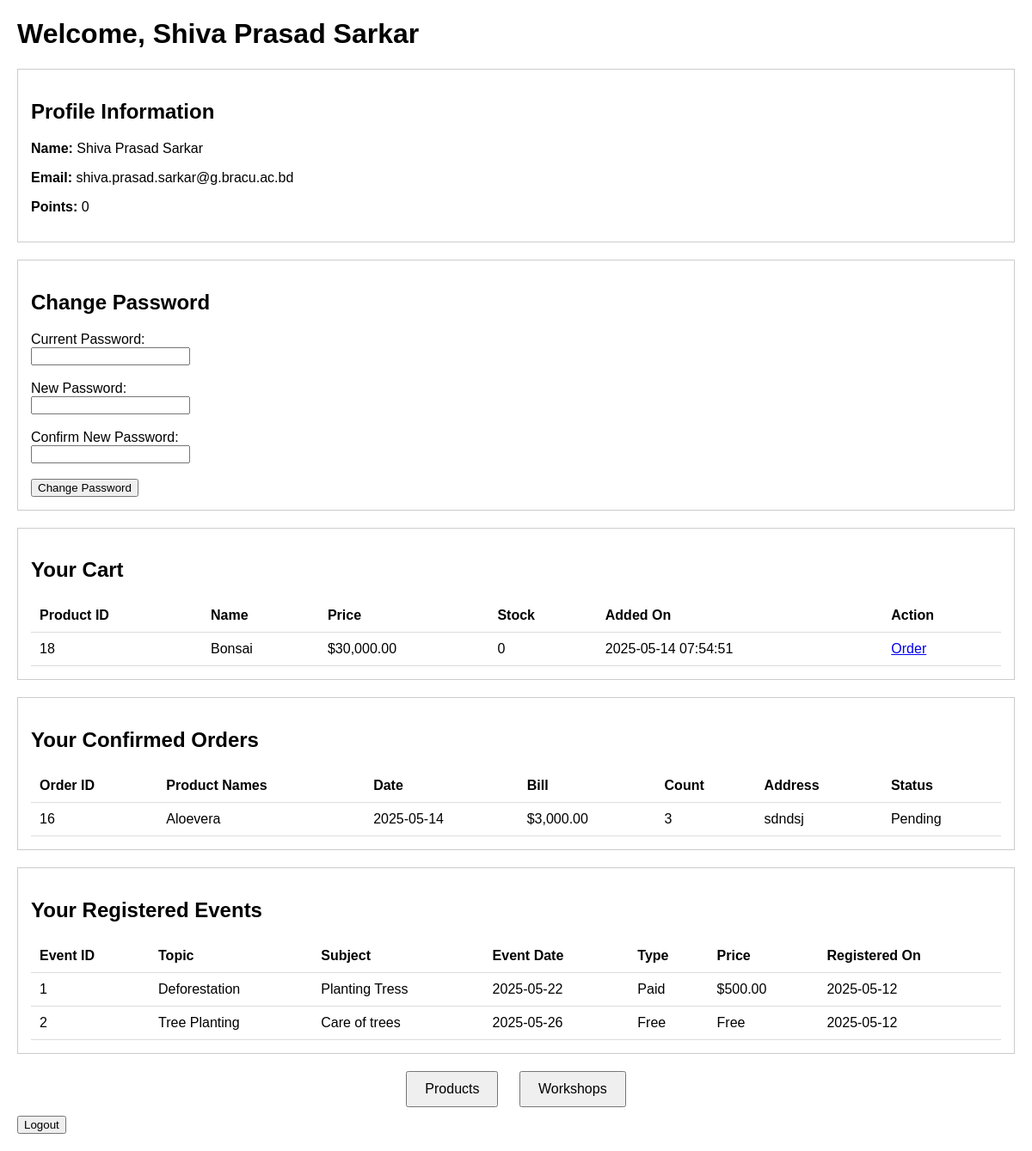
/user.php (signed in), run on the app's committed database.
### tables this page shows
CREATE TABLE `customers` (
  `ID` int(11) NOT NULL,
  `Name` varchar(40) NOT NULL,
  `Phone` varchar(15) DEFAULT NULL,
  `Email` varchar(100) DEFAULT NULL,
  `Points` int(11) DEFAULT 0,
  `Type` enum('Guest','Registered') NOT NULL,
  `Coupon` varchar(50) DEFAULT NULL,
  `RegisteredPoints` int(11) DEFAULT NULL,
  `Password` varchar(255) DEFAULT NULL
);

CREATE TABLE `cart` (
  `CustomerID` int(11) NOT NULL,
  `ProductID` int(11) NOT NULL,
  `AddedOn` datetime DEFAULT current_timestamp()
);

CREATE TABLE `products` (
  `ID` int(11) NOT NULL,
  `Name` varchar(100) NOT NULL,
  `Category` enum('Accessories','Plants') NOT NULL,
  `SubType` varchar(20) NOT NULL,
  `Price` decimal(10,2) NOT NULL,
  `Stock` int(11) DEFAULT 0,
  `Ratings` decimal(3,2) DEFAULT NULL,
  `Details` text DEFAULT NULL
);

CREATE TABLE `orders` (
  `ID` int(11) NOT NULL,
  `CustomerID` int(11) NOT NULL,
  `Product_Id` int(10) NOT NULL,
  `Date` date DEFAULT NULL,
  `Bill` decimal(10,2) DEFAULT NULL,
  `Count` int(11) DEFAULT NULL,
  `Address` varchar(100) NOT NULL
);

CREATE TABLE `customers_workshops` (
  `CustomerID` int(11) NOT NULL,
  `WorkshopID` int(11) NOT NULL,
  `AccessPass` varchar(50) DEFAULT NULL,
  `Date` date NOT NULL
);

CREATE TABLE `workshops` (
  `WID` int(11) NOT NULL,
  `Topic` varchar(100) NOT NULL,
  `Subject` varchar(100) DEFAULT NULL,
  `Date` date DEFAULT NULL,
  `Type` enum('Free','Paid') NOT NULL,
  `CreatedBy` int(11) NOT NULL,
  `Points` int(11) DEFAULT NULL,
  `Price` decimal(10,2) DEFAULT NULL
);

### user.php (the view, shortened to what this page needs)
<?php
$mysqli = new mysqli("localhost", "root", "", "ecogrow");
$user_id = $_SESSION['customer_id'];
$stmt = $mysqli->prepare("SELECT ID, Name, Email, Password, Type, Points FROM Customers WHERE ID = ?");
$stmt->bind_param("i", $user_id);
$stmt->execute();
$result = $stmt->get_result();
$user = $result->fetch_assoc();
$stmt_cart = $mysqli->prepare("SELECT c.ProductID, c.AddedOn, p.Name, p.Price, p.Stock
                               FROM Cart c
                               JOIN Products p ON c.ProductID = p.ID
                               WHERE c.CustomerID = ?");
$stmt_cart->bind_param("i", $user_id);
$stmt_cart->execute();
$cart_result = $stmt_cart->get_result();
$cart_items = [];
while ($row = $cart_result->fetch_assoc()) {
    $cart_items[] = $row;
}
$stmt_orders = $mysqli->prepare("
    SELECT o.ID AS order_id,
           o.Date,
           o.Bill,
           o.Count,
           o.Address,
           COALESCE(a.IsPending, 1) AS IsPending,
           GROUP_CONCAT(p.Name SEPARATOR ', ') AS ProductNames
    FROM Orders o
    LEFT JOIN Admin_Confirms_Orders a ON o.ID = a.OrderID
    JOIN Products p ON o.Product_Id = p.ID
    WHERE o.CustomerID = ?
    GROUP BY o.ID
    ORDER BY o.Date DESC
");
$stmt_orders->bind_param("i", $user_id);
$stmt_orders->execute();
$result_orders = $stmt_orders->get_result();
$orders = [];
while ($order = $result_orders->fetch_assoc()) {
    $orders[] = $order;
}
$stmt_events = $mysqli->prepare("
    SELECT w.WID, w.Topic, w.Subject, w.Date, w.Type, w.Price, cw.Date AS RegistrationDate
    FROM Workshops w
    JOIN Customers_Workshops cw ON w.WID = cw.WorkshopID
    WHERE cw.CustomerID = ?
    ORDER BY w.Date ASC
");
$stmt_events->bind_param("i", $user_id);
$stmt_events->execute();
$result_events = $stmt_events->get_result();
$registered_events = [];
while ($event = $result_events->fetch_assoc()) {
    $registered_events[] = $event;
}
?>
<!DOCTYPE html>
<html lang="en">
<head>
</head>
<body>
    <h1>Welcome, <?php echo htmlspecialchars($user['Name']); ?></h1>
    <div class="profile">
        <h2>Profile Information</h2>
        <p><strong>Name:</strong> <?php echo htmlspecialchars($user['Name']); ?></p>
        <p><strong>Email:</strong> <?php echo htmlspecialchars($user['Email']); ?></p>
        <p><strong>Points:</strong> <?php echo $user['Points']; ?></p>
    </div>
    <div class="password-change">
        <h2>Change Password</h2>
        <?php
        if ($user['Type'] === 'Registered') {
        ?>
        <form method="post" action="">
            <label for="current_password">Current Password:</label><br>
            <input type="password" name="current_password" id="current_password" required><br><br>
            <label for="new_password">New Password:</label><br>
            <input type="password" name="new_password" id="new_password" required><br><br>
            <label for="confirm_new_password">Confirm New Password:</label><br>
            <input type="password" name="confirm_new_password" id="confirm_new_password" required><br><br>
            <input type="submit" name="change_password" value="Change Password">
        </form>
        <?php
        } else {
            echo "<p>You are a guest user, so the password change option is not available.</p>";
        }
        ?>
    </div>
    <div class="cart">
        <h2>Your Cart</h2>
        <?php if (count($cart_items) > 0) { ?>
        <table>
            <thead>
                <tr>
                    <th>Product ID</th>
                    <th>Name</th>
                    <th>Price</th>
                    <th>Stock</th>
                    <th>Added On</th>
                    <th>Action</th>
                </tr>
            </thead>
            <tbody>
                <?php foreach ($cart_items as $item) { ?>
                <tr>
                    <td><?php echo htmlspecialchars($item['ProductID']); ?></td>
                    <td><?php echo htmlspecialchars($item['Name']); ?></td>
                    <td>$<?php echo number_format($item['Price'], 2); ?></td>
                    <td><?php echo htmlspecialchars($item['Stock']); ?></td>
                    <td><?php echo htmlspecialchars($item['AddedOn']); ?></td>
                    <td>
                        <a href="order.php?productid=<?php echo urlencode($item['ProductID']); ?>">Order</a>
                    </td>
                </tr>
                <?php } ?>
            </tbody>
        </table>
        <?php } else { ?>
            <p>Your cart is empty.</p>
        <?php } ?>
    </div>
    <div class="orders">
        <h2>Your Confirmed Orders</h2>
        <?php if (count($orders) > 0) { ?>
        <table>
            <thead>
                <tr>
                    <th>Order ID</th>
                    <th>Product Names</th>
                    <th>Date</th>
                    <th>Bill</th>
                    <th>Count</th>
                    <th>Address</th>
                    <th>Status</th>
                </tr>
            </thead>
            <tbody>
                <?php foreach ($orders as $order) {
                    $status = ($order['IsPending'] == 1) ? "Pending" : "Placed";
                ?>
                <tr>
                    <td><?php echo htmlspecialchars($order['order_id']); ?></td>
                    <td><?php echo htmlspecialchars($order['ProductNames']); ?></td>
                    <td><?php echo htmlspecialchars($order['Date']); ?></td>
                    <td>$<?php echo number_format($order['Bill'], 2); ?></td>
                    <td><?php echo htmlspecialchars($order['Count']); ?></td>
                    <td><?php echo htmlspecialchars($order['Address']); ?></td>
                    <td><?php echo $status; ?></td>
                </tr>
                <?php } ?>
            </tbody>
        </table>
        <?php } else { ?>
            <p>You have no confirmed orders.</p>
        <?php } ?>
    </div>
    <div class="registered-events">
        <h2>Your Registered Events</h2>
        <?php if (count($registered_events) > 0) { ?>
        <table>
            <thead>
                <tr>
                    <th>Event ID</th>
                    <th>Topic</th>
                    <th>Subject</th>
                    <th>Event Date</th>
                    <th>Type</th>
                    <th>Price</th>
                    <th>Registered On</th>
                </tr>
            </thead>
            <tbody>
                <?php foreach ($registered_events as $event) { ?>
                <tr>
                    <td><?php echo htmlspecialchars($event['WID']); ?></td>
                    <td><?php echo htmlspecialchars($event['Topic']); ?></td>
                    <td><?php echo htmlspecialchars($event['Subject']); ?></td>
                    <td><?php echo htmlspecialchars($event['Date']); ?></td>
                    <td><?php echo htmlspecialchars($event['Type']); ?></td>
                    <td>
                        <?php
                        if($event['Type'] === 'Paid'){
                            echo '$' . number_format($event['Price'], 2);
                        } else {
                            echo 'Free';
                        }
                        ?>
                    </td>
                    <td><?php echo htmlspecialchars($event['RegistrationDate']); ?></td>
                </tr>
                <?php } ?>
            </tbody>
        </table>
        <?php } else { ?>
            <p>You have not registered for any events yet.</p>
        <?php } ?>
    </div>
    <div class="navigation-buttons">
        <button onclick="window.location.href='product.php'">Products</button>
        <button onclick="window.location.href='events.php'">Workshops</button>
    </div>
    <form method="post" action="">
        <input type="submit" name="logout" value="Logout">
    </form>
</body>
</html>

### user.php (style rules this page uses)
body { font-family: Arial, sans-serif; margin: 20px; }
.profile, .cart, .password-change, .orders, .registered-events { border: 1px solid #ccc; padding: 15px; margin-bottom: 20px; }
table { width: 100%; border-collapse: collapse; margin-top: 10px; }
th, td { padding: 10px; text-align: left; border-bottom: 1px solid #ddd; }
form { margin-top: 10px; }
.navigation-buttons { text-align: center; margin-top: 20px; }
.navigation-buttons button { margin: 0 10px; padding: 10px 20px; font-size: 1rem; cursor: pointer; }

### data on the page
customers: Name "Shiva Prasad Sarkar", Email "shiva.prasad.sarkar@g.bracu.ac.bd", Points "0"
cart: ProductID "18", ProductID.Name "Bonsai", ProductID.Price "30,000.00", ProductID.Stock "0", AddedOn "2025-05-14 07:54:51"
orders: ID "16", ProductNames "Aloevera", Date "2025-05-14", Bill "3,000.00", Count "3", Address "sdndsj", status "Pending"
customers_workshops: WorkshopID.WID "1", WorkshopID.Topic "Deforestation", WorkshopID.Subject "Planting Tress", WorkshopID.Date "2025-05-22", WorkshopID.Type "Paid", WorkshopID.Price "500.00", Date "2025-05-12"
customers_workshops: WorkshopID.WID "2", WorkshopID.Topic "Tree Planting", WorkshopID.Subject "Care of trees", WorkshopID.Date "2025-05-26", WorkshopID.Type "Free", Date "2025-05-12"
